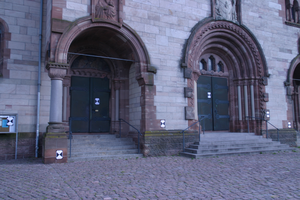
%> input picture final/Input/herzjesu/0003.png, 300 x 200 px
$ octave Copy_4_of_mainfile.m   (GNU Octave 9; MATLAB toolbox functions it lacks are replaced by stand-ins)
%> lines starting %> are read from the running program, lines starting %| are printed output that depends on the picture

%copy of copy2 main file to work on full reduced image size of 300*200 and
%previously the code was as described in following 2 lines of comments
%FOR A PORTION OF IMAGE
%first calculated the [R|t] and then transformed ref camera to origin

IL=rgb2gray(imread('C:/Users/viraj/OneDrive/Documents/MATLAB/Project/Input/herzjesu/0003.png'));
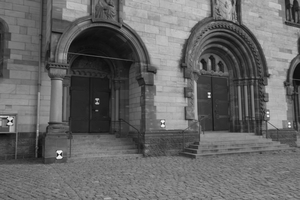
%> IL: size 200x300 uint8; min 6, max 255, mean 102.4
IR=rgb2gray(imread('C:/Users/viraj/OneDrive/Documents/MATLAB/Project/Input/herzjesu/0005.png'));
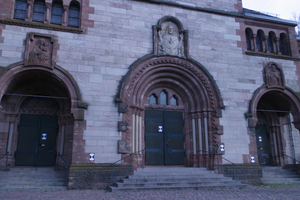
%> input picture final/Input/herzjesu/0005.png, 300 x 200 px
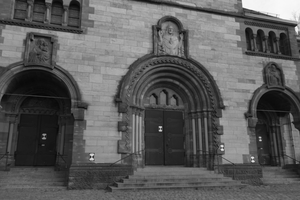
%> IR: size 200x300 uint8; min 4, max 255, mean 91
reference_image=rgb2gray(imread('C:/Users/viraj/OneDrive/Documents/MATLAB/Project/Input/herzjesu/0004.png'));
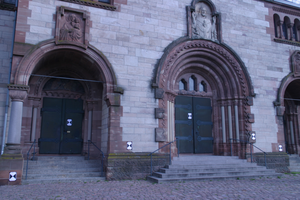
%> input picture final/Input/herzjesu/0004.png, 300 x 200 px
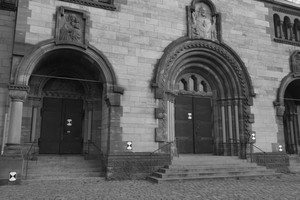
%> reference_image: size 200x300 uint8; min 6, max 255, mean 100.2

%K is same for all images
K=[2759.48, 0, 1520.69; 0, 2764.16,1006.81; 0 0 1];

%modify K because the image is resized
resize=[0.097,0,0;
    0,0.097,0
    0,0,1];
K=resize*K;

%for image 5
right_R_given=[0.44845 0.222462 0.865681;
0.893807 -0.110026 -0.434746;
-0.00146672 0.968713 -0.248179];

right_t_given=[-4.05799; -2.77303; 0.600184];


%{
for image 7
left_R_given=[0.995535 0.003721 0.0943235;
    0.0943815 -0.02118 -0.995311;
    -0.00170578 0.999769 -0.0214366];

left_t_given=[-17.6302;-3.36186;0.0325247];
%}

%for image 3
left_R_given=[0.267665 0.106626 0.957594;
0.963503 -0.0340398 -0.265526;
0.00428434 0.993716 -0.111846];

left_t_given=[-5.67296; -8.26979; 0.354114];

%{
%for image 6
right_R_given=[0.508394 0.205159 0.836328;
0.8611 -0.113776 -0.495542;
-0.00651118 0.972093 -0.234505];

right_t_given=[-3.38936; -0.132223; 0.897199];
%}

%for image 4
ref_R_given=[0.359338 0.176807 0.916305;
0.933185 -0.0613277 -0.354124;
-0.00641675 0.982333 -0.187031];

ref_t_given=[-4.58094; -5.84533; 0.298433];

ref_R=transpose(ref_R_given);
ref_t=-ref_R*ref_t_given;

n=[0;0;-1];

left_R=transpose(left_R_given);
left_t=-left_R*left_t_given;
right_R=transpose(right_R_given);
right_t=-right_R*right_t_given;

left_t=left_t-ref_t;
left_R=left_R/ref_R;

right_t=right_t-ref_t;
right_R=right_R/ref_R;


% [6 lines of commented-out code are left out]
%> (the run ends here)
